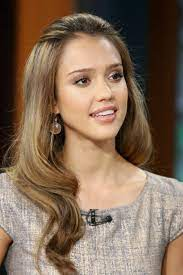
#> input picture resources/jessicaAlba.jpeg, 183 x 275 px, found by its file name
$ python chapter2.py
#> lines starting #> are read from the running program, lines starting #| are printed output that depends on the picture; after the words box and inside, x2 and y2 are one past the last pixel; in counts of white or black regions, pixels touching at a corner belong together
import cv2
import numpy as np

img = cv2.imread("/Users/monika/PycharmProjects/openCVTutorial/resources/jessicaAlba.jpeg")
#> img is the input picture: shape (275, 183, 3); mean B, G, R 85.5, 105.2, 128.3
kernal = np.ones((5,5),np.uint)

imgGray = cv2.cvtColor(img, cv2.COLOR_BGR2RGB)
imgBlur = cv2.GaussianBlur(imgGray , (7,7),0)
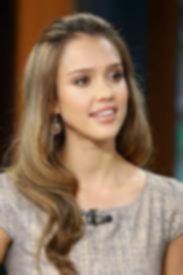
#> imgBlur: shape (275, 183, 3); mean R, G, B 128.3, 105.1, 85.5
imgCanny = cv2.Canny(img, 150,200)
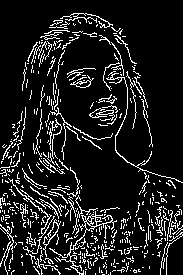
#> imgCanny: shape (275, 183); 11.8% white in thin lines or dots
imgDilation = cv2.dilate(imgCanny , kernal , iterations= 1)
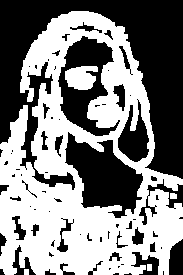
#> imgDilation: shape (275, 183); 50.9% white; 75 black regions (41 under 20 px), largest, box (x1, y1, x2, y2) and area: (0, 0, 183, 190) 13851, (65, 132, 143, 218) 3617, (58, 36, 120, 136) 2795
imgErode = cv2.erode(imgDilation , kernal, iterations=1)
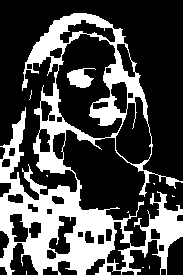
#> imgErode: shape (275, 183); 30% white; 10 white regions (8 under 20 px), largest, box (x1, y1, x2, y2) and area: (0, 13, 183, 275) 14713, (67, 68, 96, 88) 347


cv2.imshow("original img", img)
cv2.imshow("gray image", imgGray)
cv2.imshow("Blur gray image", imgBlur)
cv2.imshow("Canny image", imgCanny)
cv2.imshow("Dilated Canny image", imgDilation)
cv2.imshow("Erode Canny image", imgErode)
cv2.waitKey(0)
